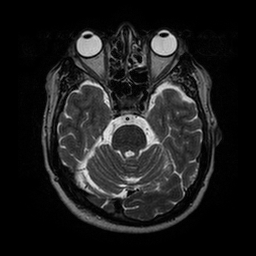
#> input picture 2026_B4_assignment/No.7_Metrics/data/MR_image/MR_img_01.pgm, 256 x 256 px; its folder holds only this picture in this run
$ python psnr_ssim.py
#> lines starting #> are read from the running program, lines starting #| are printed output that depends on the picture; after the words box and inside, x2 and y2 are one past the last pixel; in counts of white or black regions, pixels touching at a corner belong together
### 2026年度_B4課題引継ぎ/No.7_Metrics/cal_psnrssim.py
"""
PSNR / SSIM 計算モジュール
MATLAB版 Cal_PSNRSSIM_forMR.m の Python移植

MRI画像では背景ピクセル（輝度が低い領域）を除外してから評価するのが一般的です。
"""
import numpy as np
import skimage.metrics


def cal_psnrssim_for_mr(ref: np.ndarray, test: np.ndarray,
                         threshold: float = 0.08) -> tuple[float, float]:
    """
    MRI画像用のPSNR/SSIM計算
    背景（最大輝度の threshold 倍以下のピクセル）を除外して計算

    Args:
        ref:  参照画像 (float, [0,1])
        test: 評価画像 (float, [0,1])
        threshold: 背景マスクの閾値（最大輝度に対する割合）

    Returns:
        (psnr, ssim)
    """
    # 背景マスク（参照画像の高輝度領域のみ評価）
    mask = ref > threshold * ref.max()

    # PSNR: マスク内ピクセルのMSEで計算
    mse = np.mean((ref[mask] - test[mask]) ** 2)
    if mse == 0:
        psnr = float('inf')
    else:
        psnr = 10 * np.log10(1.0 ** 2 / mse)

    # SSIM: 画像全体で計算（skimage実装を使用）
    ssim = skimage.metrics.structural_similarity(ref, test, data_range=1.0)

    return psnr, ssim

### 2026_B4_assignment/No.7_Metrics/psnr_ssim.py
"""
No.7 PSNR/SSIM バッチ計算とExcel出力
MATLAB版 PSNR_SSIM_test.m の Python変換
"""
import glob
import numpy as np
import skimage.io
import skimage.filters
import skimage.metrics
import matplotlib.pyplot as plt
import japanize_matplotlib
import openpyxl

from cal_psnrssim import cal_psnrssim_for_mr

# --- データ読み込み ---
image_files = sorted(glob.glob("data/MR_image/*.pgm"))
if not image_files:
    print("data/MR_image/*.pgm が見つかりません")
    exit()

print(f"{len(image_files)} 枚の画像を処理します")

psnr_list = []
ssim_list = []
names = []

for fpath in image_files:
    img = skimage.io.imread(fpath).astype(float) / 255.0
#> img: shape (256, 256) float64; min 0, max 0.941, mean 0.115
    # ガウスぼかし（MATLAB版と同じ σ=1）
    blurred = skimage.filters.gaussian(img, sigma=1)
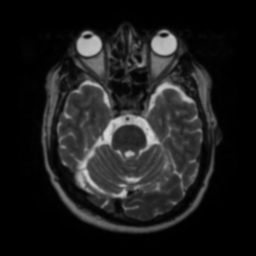
#> blurred: shape (256, 256) float64; min 0, max 0.845, mean 0.115

    psnr, ssim = cal_psnrssim_for_mr(img, blurred)
#> in cal_psnrssim_for_mr, `mask = ref > threshold * ref.max()`:
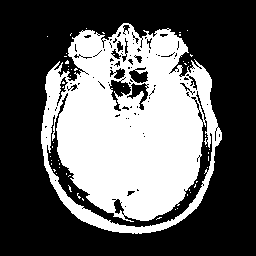
#> mask: shape (256, 256) bool; 38.2% white; 53 white regions (52 under 20 px), largest, box (x1, y1, x2, y2) and area: (41, 23, 222, 234) 24861
#> in cal_psnrssim_for_mr, `mse = np.mean((ref[mask] - test[mask]) ** 2)`: mse = 0.00225
#> in cal_psnrssim_for_mr, `psnr = 10 * np.log10(1.0 ** 2 / mse)`: psnr = 26.48
#> in cal_psnrssim_for_mr, `ssim = skimage.metrics.structural_similarity(ref, test, data_range=1.0)`: ssim = 0.928
#> psnr = 26.48; ssim = 0.928
    psnr_list.append(psnr)
    ssim_list.append(ssim)
    names.append(fpath.split("/")[-1])
    print(f"  {names[-1]}: PSNR={psnr:.2f}dB, SSIM={ssim:.4f}")
#|   MR_img_01.pgm: PSNR=26.48dB, SSIM=0.9278

# --- Excel出力 ---
wb = openpyxl.Workbook()
ws_psnr = wb.active
ws_psnr.title = "PSNR"
ws_ssim = wb.create_sheet("SSIM")

ws_psnr.append(["Filename", "PSNR [dB]"])
ws_ssim.append(["Filename", "SSIM"])

for name, psnr, ssim in zip(names, psnr_list, ssim_list):
    ws_psnr.append([name, round(psnr, 4)])
    ws_ssim.append([name, round(ssim, 6)])
#> this loop made 1 pass
#> (name, psnr, ssim) on pass 1: ('MR_img_01.pgm', 26.48, 0.928)

wb.save("PSNR_SSIM.xlsx")
print("PSNR_SSIM.xlsx を保存しました")

# --- 棒グラフ（双軸）---
x = np.arange(len(names))
fig, ax1 = plt.subplots(figsize=(max(8, len(names)*0.8), 5))

bars1 = ax1.bar(x - 0.2, psnr_list, width=0.4, label='PSNR [dB]', color='C0', alpha=0.8)
ax1.set_ylabel("PSNR [dB]", color='C0', fontsize=13)
ax1.tick_params(axis='y', labelcolor='C0')
ax1.set_ylim(20, 35)

ax2 = ax1.twinx()
bars2 = ax2.bar(x + 0.2, ssim_list, width=0.4, label='SSIM', color='C1', alpha=0.8)
ax2.set_ylabel("SSIM", color='C1', fontsize=13)
ax2.tick_params(axis='y', labelcolor='C1')
ax2.set_ylim(0.8, 1.0)

ax1.set_xticks(x)
ax1.set_xticklabels(names, rotation=45, ha='right', fontsize=8)
ax1.set_title("PSNR / SSIM (Gaussian blur σ=1)")

fig.legend(loc='upper right', bbox_to_anchor=(0.88, 0.88))
fig.tight_layout()
fig.savefig("PSNR_SSIM_chart.png", dpi=150)
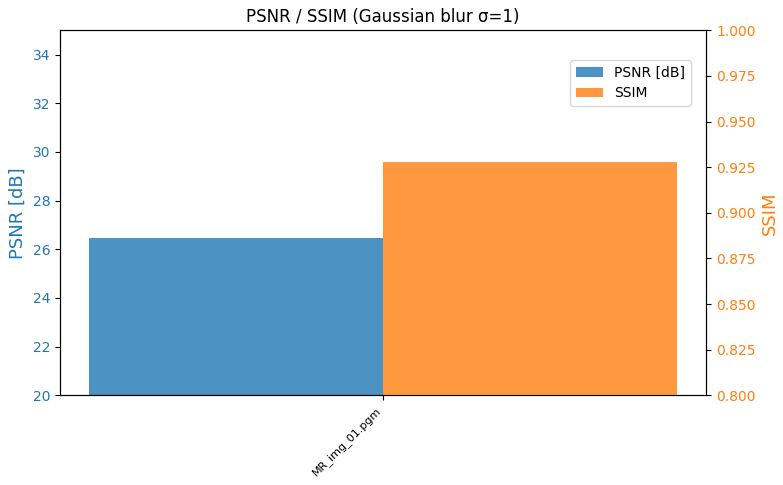
#> figure drawn by matplotlib, 2 panels
plt.show()

$ run again, on 2026_B4_assignment/No.7_Metrics/data/MR_image/MR_img_06.pgm
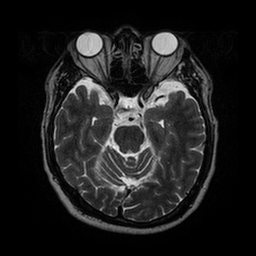
#> input picture 2026_B4_assignment/No.7_Metrics/data/MR_image/MR_img_06.pgm, 256 x 256 px
#> in cal_psnrssim_for_mr, `mask = ref > threshold * ref.max()`:
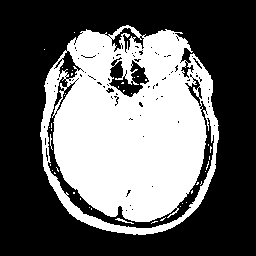
#> mask: shape (256, 256) bool; 39.7% white; 41 white regions (39 under 20 px), largest, box (x1, y1, x2, y2) and area: (40, 25, 219, 235) 25829, (115, 218, 134, 224) 33
#> mse = 0.00223
#> in cal_psnrssim_for_mr, `psnr = 10 * np.log10(1.0 ** 2 / mse)`: psnr = 26.52
#> in cal_psnrssim_for_mr, `ssim = skimage.metrics.structural_similarity(ref, test, data_range=1.0)`: ssim = 0.93
#> `psnr, ssim = cal_psnrssim_for_mr(img, blurred)`: psnr = 26.52; ssim = 0.93
#|   MR_img_06.pgm: PSNR=26.52dB, SSIM=0.9302
#> the loop `for name, psnr, ssim in zip(names, psnr_list, ssim_list):` made 1 pass
#> (name, psnr, ssim) on pass 1: ('MR_img_06.pgm', 26.52, 0.93)
#> `fig.savefig("PSNR_SSIM_chart.png", dpi=150)`:
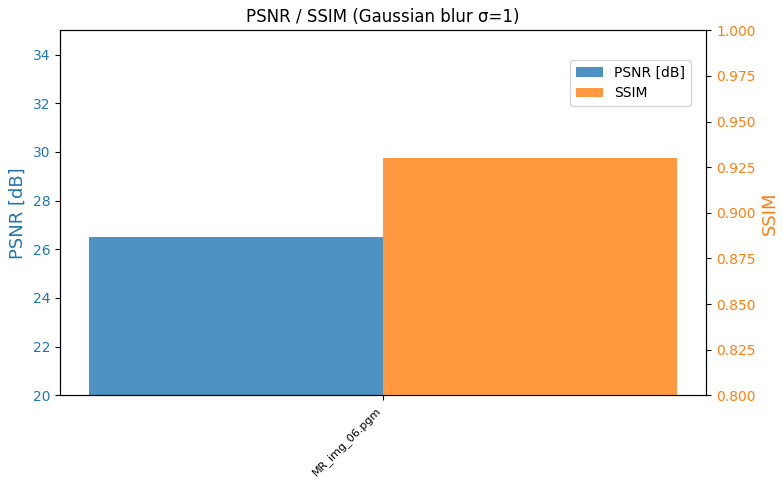
#> figure drawn by matplotlib, 2 panels
